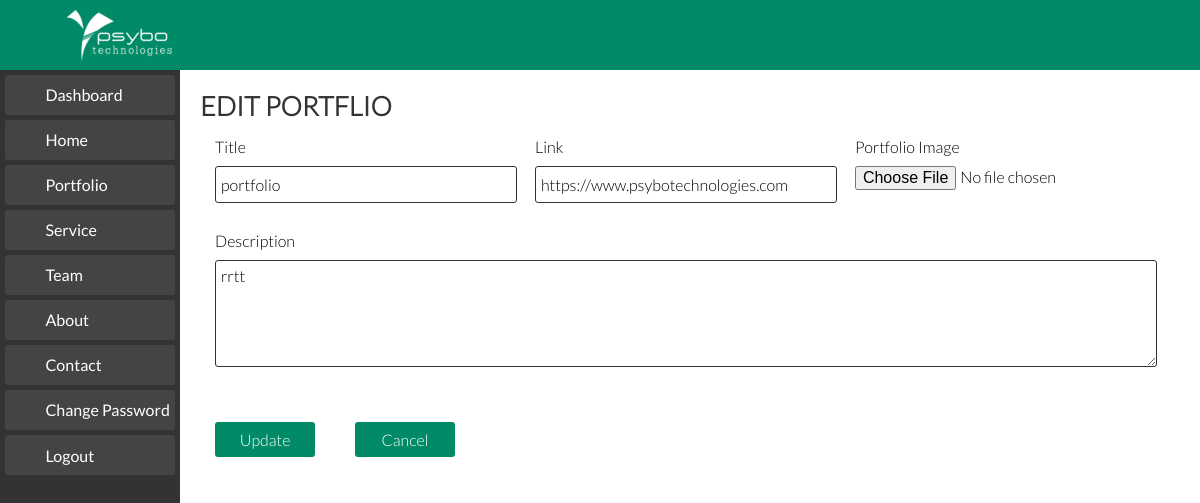
The app's page /editPortfolio.php?edit_id=1 (signed in) with its own data.
### tables this page shows
CREATE TABLE `portfolio` (
  `id` int(11) NOT NULL AUTO_INCREMENT,
  `name` varchar(75) DEFAULT NULL,
  `link` varchar(80) DEFAULT NULL,
  `about` varchar(250) DEFAULT NULL,
  `files_id` int(11) NOT NULL,
  PRIMARY KEY (`id`),
  KEY `fk_portfolio_files1_idx` (`files_id`),
  CONSTRAINT `fk_portfolio_files1` FOREIGN KEY (`files_id`) REFERENCES `files` (`id`) ON DELETE NO ACTION ON UPDATE NO ACTION
);

### Database.php (called while the page is built, shortened)
<?php
class Database
{
	private $host='';
	private $user='';
	private $password='';
	private $database='';
	private $condb="";
	function __construct($host,$user,$password,$database)
	{
		$this->host=$host;
		$this->user=$user;
		$this->password=$password;
		$this->database=$database;
	}
	public function connect()
	{
		$this->condb = new mysqli($this->host,$this->user,$this->password,$this->database);
	}
	public function select($table,$fields,$where)
	{
		$fields=implode(',',$fields);
		$select="SELECT ";
		if ($fields==null)
		{
			$select.="* FROM ".$table;
		}
		else
		{
			$select.=$fields." FROM ".$table;
		}
		if($where != null)
		{
			$select.=" WHERE ".$where[0]." = ";
			if (is_string($where[1]))
				$select.="'".$where[1]."'";
			else
				$select.=$where[1];
		}
		$query=mysqli_query($this->condb,$select);
		$recset = array();
		while ($rec=mysqli_fetch_array($query))
			array_push($recset, $rec);
		return $recset;
	}
}
?>

### editPortfolio.php (the view, shortened to what this page needs)
<?php
	include 'Database.php' ;
    $objdb=new Database('localhost','root','asd','psybo-db');
	$ptf_id=$_GET['edit_id'];
	$ptf_id=(int)$ptf_id;
	$fields=array();
	$where=array("id",$ptf_id);
	$result=$objdb->select("portfolio",$fields,$where);
?>
<!DOCTYPE html>
<html lang="en">
<head>
	<link rel="stylesheet" href="css/normalize.css">
	<link rel="stylesheet" href="css/admin-style.css">
</head>
<body>
	<?php include 'dash.php';?>
	<section class="add-service">
		<form id="formPortfolio" name="formPortfolio" method="POST" action="" enctype="multipart/form-data">
			<div class="first-content">
			<h3>EDIT PORTFLIO</h3>
				<div class="group">
					<label for="txtTitle">Title</label><br>
					<input id="txtTitle" name="txtTitle" type="text" <?php foreach ($result[0] as $key => $value) {
					if (is_string($key) and $key == 'name') {
							echo "value=\"".$value."\"";
						}
					}?> required>
				</div>
				<div class="group">
					<label for="txtLink">Link</label><br>
					<input id="txtLink" name="txtLink" type="text" <?php foreach ($result[0] as $key => $value) {
					if (is_string($key) and $key == 'link') {
							echo "value=\"".$value."\"";
						}
					}?> required>
				</div>
				<div class="group">
					<label for="uploadPortfolio">Portfolio Image</label><br>
					<input id="uploadPortfolio" name="uploadPortfolio" type="file" class="up" required><br>
				</div>
				<div class="group width-80">
					<label for="portfolioDescription">Description</label><br>
					<textarea name="portfolioDescription" id="portfolioDescription" cols="30" rows="5" required><?php foreach ($result[0] as $key => $value) {
					if (is_string($key) and $key == 'about') {
							echo $value;
						}
					}?></textarea><br>
				</div>
			</div>
			<div class="group pad-left">
				<button id="btnAdd" name="btnAdd">Update</button>
			</div>
		</form>
		<div class="group">
			<form action="tabPortfolio.php">
				<button id="btnCancel" name="btnCancel">Cancel</button>
			</form>
		</div>
	</section>
</body>
</html>

### css/admin-style.css (style rules this page uses)
body { padding-top: 70px; font-family: Lato-light; font-size: 16px; }
h3 { font-family: Lato-light; font-size: 20pt; margin: 10px 0; padding: 0; color: #333; }
section { padding-left: 15%; width: 85%; float: left; }
.add-service { width: 80%; padding-top: 10px; float: left; margin-bottom: 100px; }
.add-service label { float: left; }
.first-content { width: 100%; float: left; padding-left: 20px; margin-bottom: 15px; }
.group { float: left; width: 33.33%; box-sizing: border-box; padding: 5px 15px; }
.width-80 { width: 100%; }
.group input { width: 100%; height: 25px; padding: 5px; border: 1px solid #333; margin: 10px 0 0; float: left; background-color: #fff; border-radius: 3px; transition: border 0.4s ease ; }
.group textarea { width: 100%; padding: 5px; border: 1px solid #333; margin: 10px 0; float: left; background-color: #fff; border-radius: 3px; transition: border 0.4s ease ; }
input[type="file"] { width: 100%; border: 0; margin: 0; height: 35px; padding: 10px 0 20px; }
.pad-left { padding: 5px 0px 0 20px; width: unset; }
.add-service button, .change-pwrd button { width: 100px; height: 35px; padding: 5px; color: #fff; border: 0; margin: 20px 10px 0 15px; background-color: #008a67; border-radius: 3px; -webkit-transition: background-color 0.3s ease; -moz-transition: background-color 0.3s ease; -ms-transition: background-color 0.3s ease; -o-transition: background-color 0.3s ease; transition: background-color 0.3s ease; }

### records on screen
portfolio: txtTitle "portfolio", txtLink "https://www.psybotechnologies.com", portfolioDescription "rrtt"
